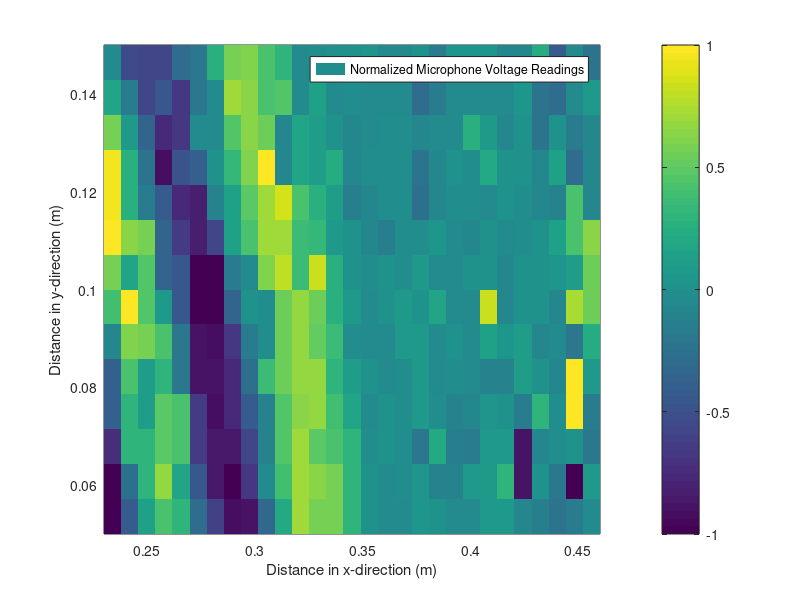

MATLAB code for this plot:
clear all; close all; 

load('lab5pt2.mat');

%% Question 7

data = zeros(30, 15);

for i = 1:30
    for j = 1:15
        
         data(i, j) = recMatrix_sig(210, i, j);
     
         

    end
end

data(1, 15) = data(1, 14);

nordata = data./max(max(data));

x = linspace(0.46, 0.23, 30);
y = linspace(0.15, 0.05, 15);


pcolor(x, y, nordata'); colorbar; shading flat;
caxis([-1 1]);
xlabel('Distance in x-direction (m)'); ylabel('Distance in y-direction (m)');
legend('Normalized Microphone Voltage Readings');